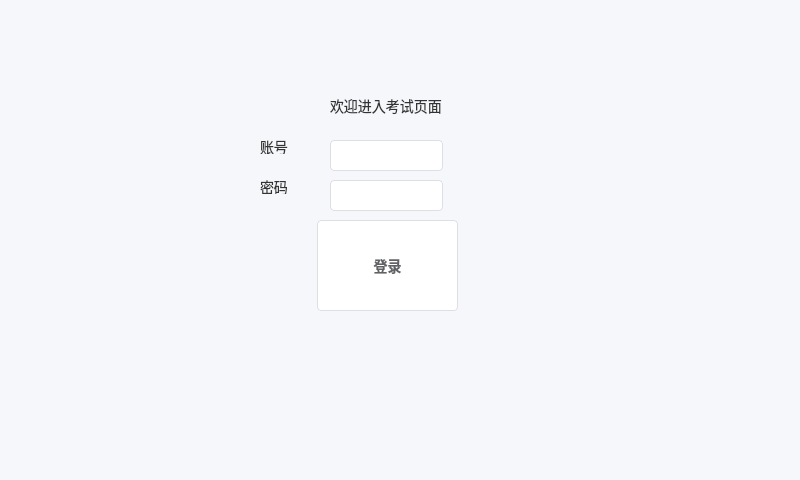
<?xml version="1.0" encoding="UTF-8"?>
<ui version="4.0">
 <class>MainWindow</class>
 <widget class="QMainWindow" name="MainWindow">
  <property name="geometry">
   <rect>
    <x>0</x>
    <y>0</y>
    <width>800</width>
    <height>480</height>
   </rect>
  </property>
  <property name="windowTitle">
   <string>考试界面</string>
  </property>
  <property name="styleSheet">
   <string notr="true">/* =========================================
   全局基础设置 (背景与字体)
========================================= */
QWidget {
    font-family: &quot;Microsoft YaHei&quot;, &quot;Segoe UI&quot;, sans-serif;
    font-size: 14px;
    color: #333333;
    background-color: #F5F7FA; /* 极浅的蓝灰色，保护视力且显高级 */
}

/* =========================================
   题目展示区 (类似一张白纸)
========================================= */
QTextBrowser {
    background-color: #FFFFFF;
    border: 1px solid #E4E7ED;
    border-radius: 8px; /* 圆角边框 */
    padding: 20px;
    font-size: 16px;
}

/* =========================================
   单选题 / 多选题 (清爽的选中效果)
========================================= */
QRadioButton, QCheckBox {
    spacing: 12px;     /* 圆圈和文字的间距 */
    padding: 8px;
    font-size: 15px;
}

QRadioButton::indicator {
    width: 20px;
    height: 20px;
    border-radius: 10px; /* 让单选框变成完美的圆形 */
    border: 2px solid #DCDFE6;
    background-color: #FFFFFF;
}

QRadioButton::indicator:hover {
    border: 2px solid #409EFF; /* 鼠标悬停变蓝 */
}

QRadioButton::indicator:checked {
    border: 5px solid #409EFF; /* 选中时边框加粗，形成蓝圆点的视觉效果 */
    background-color: #FFFFFF;
}

/* =========================================
   普通按钮 (上一题 / 下一题)
========================================= */
QPushButton {
    background-color: #FFFFFF;
    border: 1px solid #DCDFE6;
    color: #606266;
    border-radius: 4px;
    padding: 8px 20px;
    font-weight: bold;
}

QPushButton:hover {
    color: #409EFF;
    border-color: #C6E2FF;
    background-color: #ECF5FF; /* 悬停时淡淡的蓝色背景 */
}

QPushButton:pressed {
    color: #3A8EE6;
    border-color: #3A8EE6;
}

/* =========================================
   高亮专属按钮 (交卷按钮)
   注意：在 Qt Designer 中需将此按钮的 objectName 改为 &quot;submitBtn&quot;
========================================= */
QPushButton#submitBtn {
    background-color: #409EFF; /* 主题蓝 */
    border: none;
    color: #FFFFFF;
}

QPushButton#submitBtn:hover {
    background-color: #66B1FF;
}

/* =========================================
   左侧答题卡方块按钮
   注意：在 Qt Designer 中需将这些按钮的 objectName 改为 &quot;gridBtn&quot;
========================================= */
QPushButton#gridBtn {
    background-color: #FFFFFF;
    border: 1px solid #EBEEF5;
    border-radius: 4px;
    min-width: 35px;
    min-height: 35px;
    padding: 0px;
}

QPushButton#gridBtn:hover {
    border-color: #409EFF;
}

/* 稍后我们可以用 C++ 代码给答过的题加上 &quot;answered&quot; 属性，让它变绿 */
QPushButton#gridBtn[state=&quot;answered&quot;] {
    background-color: #67C23A; /* 成功绿 */
    color: #FFFFFF;
    border: none;
}

/* =========================================
   倒计时警告文字
   注意：在 Qt Designer 中需将倒计时的标签 objectName 改为 &quot;timerLabel&quot;
========================================= */
QLabel#timerLabel {
    color: #F56C6C; /* 警示红 */
    font-size: 20px;
    font-weight: bold;
}

/* =========================================
   输入框 (学号、姓名、登录密码)
========================================= */
QLineEdit {
    background-color: #FFFFFF;
    border: 1px solid #DCDFE6; /* 默认灰色边框 */
    border-radius: 4px;        /* 轻微圆角 */
    padding: 8px 12px;         /* 让文字离边框有点距离，不拥挤 */
    selection-background-color: #409EFF; /* 选中文字时的背景色 */
    color: #606266;
    font-size: 14px;
}

QLineEdit:hover {
    border-color: #C0C4CC; /* 鼠标悬停时边框稍微加深 */
}

QLineEdit:focus {
    border-color: #409EFF; /* 获取焦点时，边框变成主题蓝色 */
    outline: none;         /* 去掉默认的蓝色外圈 */
}

/* 如果你设置了只读模式的输入框 */
QLineEdit:read-only {
    background-color: #F5F7FA;
    color: #909399;
    border-color: #E4E7ED;
}</string>
  </property>
  <widget class="QWidget" name="centralwidget">
   <widget class="QLabel" name="label">
    <property name="geometry">
     <rect>
      <x>330</x>
      <y>70</y>
      <width>151</width>
      <height>71</height>
     </rect>
    </property>
    <property name="font">
     <font>
      <family>Microsoft YaHei</family>
      <pointsize>-1</pointsize>
     </font>
    </property>
    <property name="text">
     <string>欢迎进入考试页面</string>
    </property>
   </widget>
   <widget class="QLineEdit" name="lineEdit">
    <property name="geometry">
     <rect>
      <x>330</x>
      <y>140</y>
      <width>113</width>
      <height>31</height>
     </rect>
    </property>
   </widget>
   <widget class="QLineEdit" name="lineEdit_2">
    <property name="geometry">
     <rect>
      <x>330</x>
      <y>180</y>
      <width>113</width>
      <height>31</height>
     </rect>
    </property>
    <property name="text">
     <string/>
    </property>
   </widget>
   <widget class="QLabel" name="Username">
    <property name="geometry">
     <rect>
      <x>260</x>
      <y>140</y>
      <width>49</width>
      <height>14</height>
     </rect>
    </property>
    <property name="text">
     <string>账号</string>
    </property>
   </widget>
   <widget class="QLabel" name="Password">
    <property name="geometry">
     <rect>
      <x>260</x>
      <y>180</y>
      <width>49</width>
      <height>14</height>
     </rect>
    </property>
    <property name="text">
     <string>密码</string>
    </property>
   </widget>
   <widget class="QPushButton" name="pushButton">
    <property name="geometry">
     <rect>
      <x>317</x>
      <y>220</y>
      <width>141</width>
      <height>91</height>
     </rect>
    </property>
    <property name="text">
     <string>登录</string>
    </property>
   </widget>
  </widget>
  <widget class="QMenuBar" name="menubar">
   <property name="geometry">
    <rect>
     <x>0</x>
     <y>0</y>
     <width>800</width>
     <height>25</height>
    </rect>
   </property>
  </widget>
  <widget class="QStatusBar" name="statusbar"/>
 </widget>
 <resources/>
 <connections/>
</ui>
